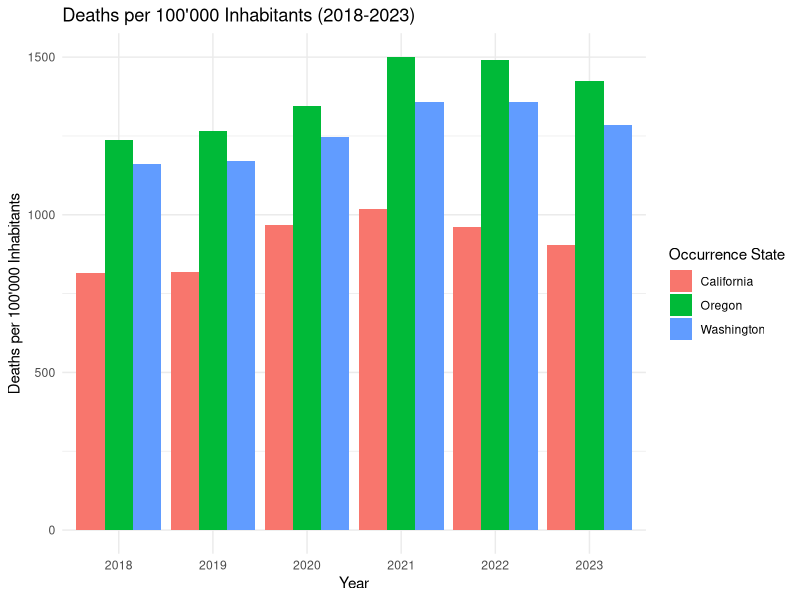
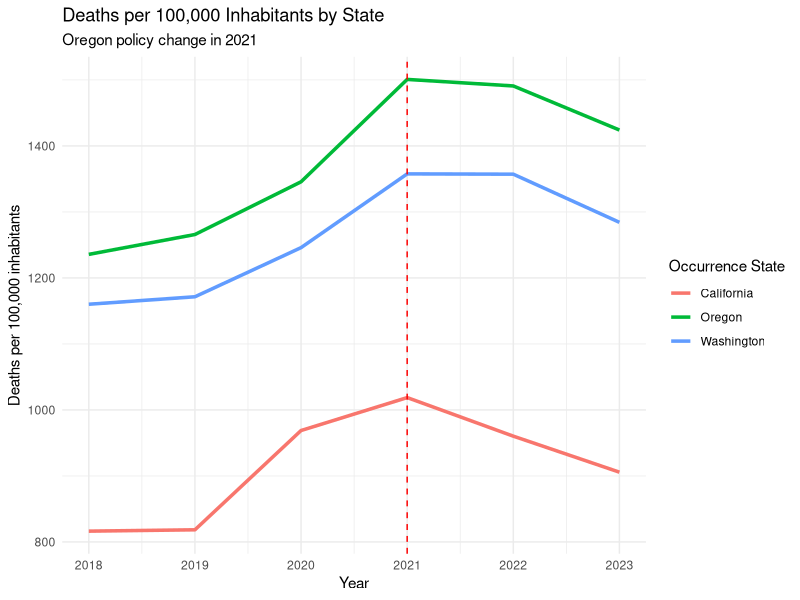
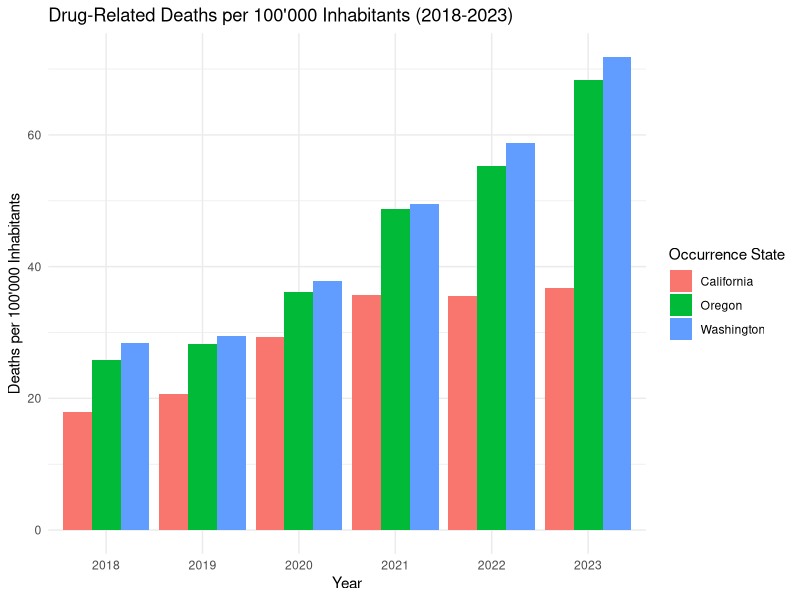
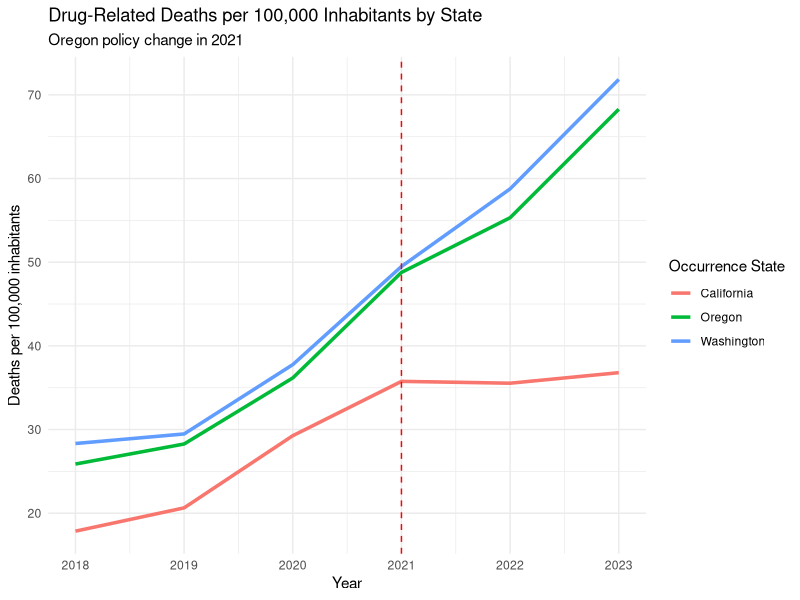
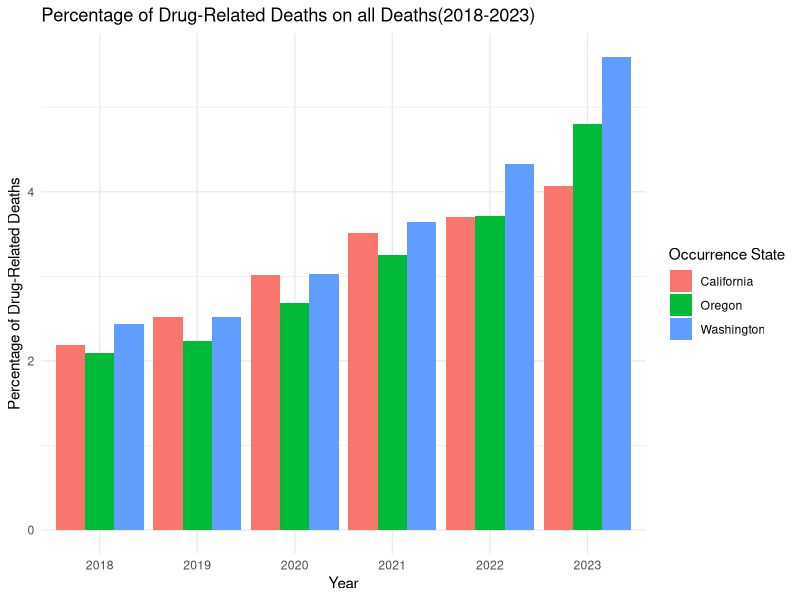
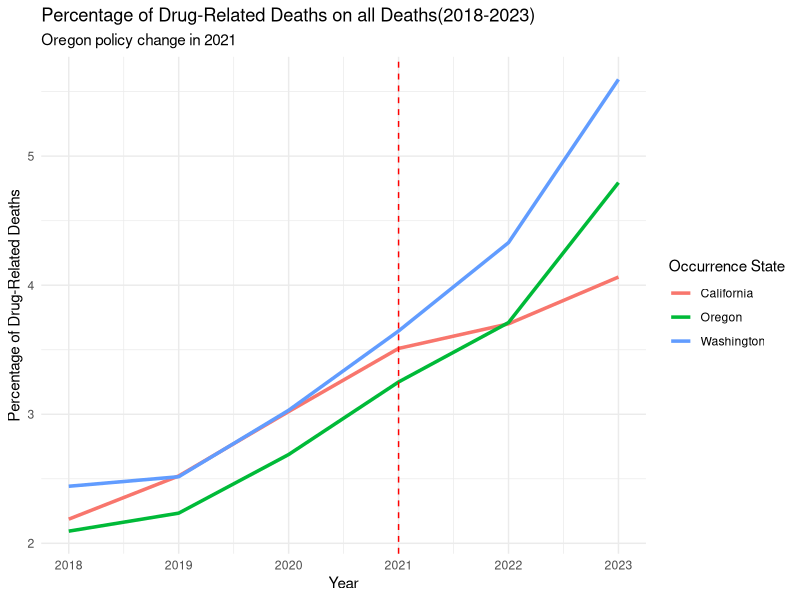
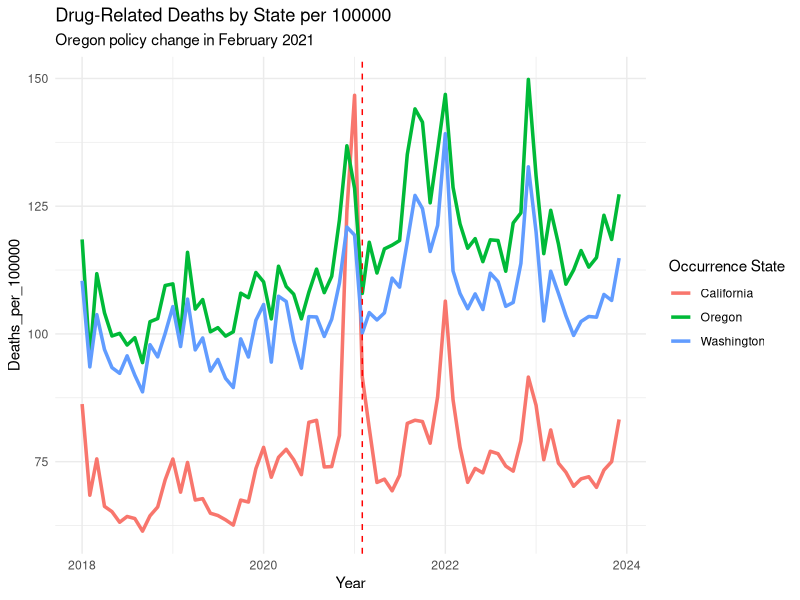
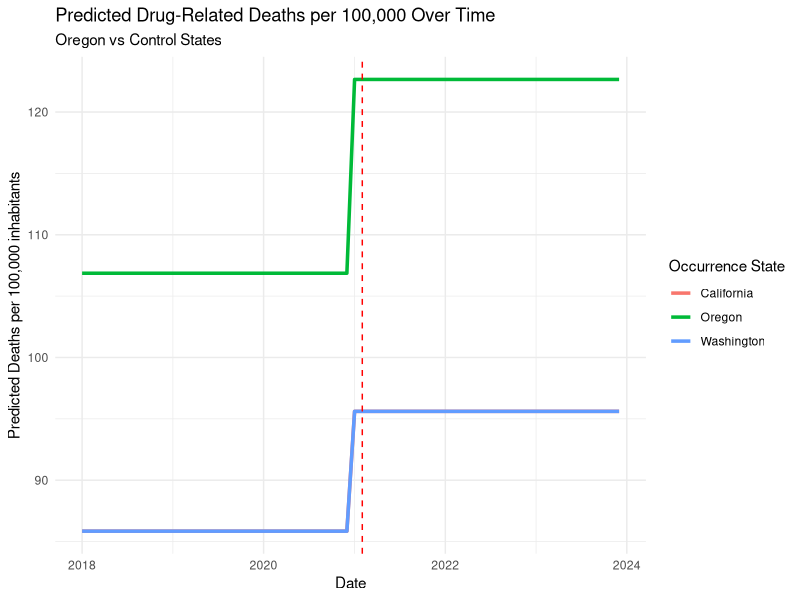

The R source for these figures, in order:
## ---- chunk 1
knitr::opts_chunk$set(echo = TRUE)
## ---- chunk 2
library(readxl)
library(dplyr)
library(zoo)
library(lubridate)
library(ggplot2)
library(tidyr)
library(lmtest)
library(sandwich)

#globally exclude code chunks from the output
knitr::opts_chunk$set(echo = FALSE)

#setting directory
#setwd(dirname(rstudioapi::getSourceEditorContext()$path))
getwd()
## ---- chunk 3
# load the relevant part of the Data set, exclude notes starting from row 4374
Data <- read_excel("data/Drug_related_Deaths_2018-2024.xlsx", n_max = 4374)


# Overview for the Data
head(Data, 10)
str(Data)

## ---- chunk 4
# Read population data from Excel file for each region

# Load the population data from the first range (D244:M244)
population_oregon_1 <- read_excel("data/Ca_Or_Wa Population 2010-23.xlsx", 
                                  sheet = "Oregon", 
                                  range = "D244:M244", 
                                  col_names = FALSE)  # Disable header reading

# Load the population data from the second range (Q244:T244)
population_oregon_2 <- read_excel("data/Ca_Or_Wa Population 2010-23.xlsx", 
                                  sheet = "Oregon", 
                                  range = "Q244:T244", 
                                  col_names = FALSE)  # Disable header reading

# Combine the two data frames (horizontally) into one row
population_oregon <- cbind(population_oregon_1, population_oregon_2)

# Manually set the column names (years 2010 to 2023)
colnames(population_oregon) <- 2010:2023



# Load the population data from the first range in California
population_california_1 <- read_excel("data/Ca_Or_Wa Population 2010-23.xlsx", 
                                  sheet = "California", 
                                  range = "D487:M487", 
                                  col_names = FALSE)  # Disable header reading

# Load the population data from the second range (Q487:T487)
population_california_2 <- read_excel("data/Ca_Or_Wa Population 2010-23.xlsx", 
                                  sheet = "California", 
                                  range = "Q487:T487", 
                                  col_names = FALSE)  # Disable header reading

# Combine the two data frames (horizontally) into one row
population_california <- cbind(population_california_1, population_california_2)

# Manually set the column names (years 2010 to 2023)
colnames(population_california) <- 2010:2023



# Load the population data from the first range in Washington
population_washington_1 <- read_excel("data/Ca_Or_Wa Population 2010-23.xlsx", 
                                  sheet = "Washington", 
                                  range = "D286:M286", 
                                  col_names = FALSE)  # Disable header reading

# Load the population data from the second range 
population_washington_2 <- read_excel("data/Ca_Or_Wa Population 2010-23.xlsx", 
                                  sheet = "Washington", 
                                  range = "Q286:T286", 
                                  col_names = FALSE)  # Disable header reading

# Combine the two data frames (horizontally) into one row
population_washington <- cbind(population_washington_1, population_washington_2)

# Manually set the column names (years 2010 to 2023)
colnames(population_washington) <- 2010:2023


# Combine population data into a single data frame with an added column for state
population_data <- bind_rows(
  population_oregon %>% mutate(State = "Oregon"),
  population_washington %>% mutate(State = "Washington"),
  population_california %>% mutate(State = "California")
)


# Remove the temporary variables from the environment
rm(population_oregon_1, population_oregon_2, population_washington_1, 
   population_washington_2, population_california_1, population_california_2,
   population_oregon, population_washington, population_california)

# Convert wide format to long format
population_data <- population_data %>%
  pivot_longer(cols = -State,    # All columns except 'State'
               names_to = "year",   # The new column for years
               values_to = "population_count")  # The new column for population counts

#Convert year collum to numeric
population_data$year <- as.numeric(population_data$year)  

## ---- chunk 5

# look into Notes
unique(Data$Notes)

# only NA's so we delete this column
Data <- Data %>% select(-Notes)

# look into Dates
unique(Data$Month)

# Delete Row Sep., 2024 since the data is not complete
Data <- Data[Data$Month != "Sep., 2024 (provisional and partial)", ]

# Create column Provisional (TRUE/FALSE) based on the col Month '(provisional)'
Data$Provisional <- grepl("\\(provisional\\)", Data$Month)

# Delete " (provisional)" from the Date
####Data$Month <- gsub(" \\(provisional\\)", "", Data$Month)

# Convert into Date Variable
####Data$Month <- as.yearmon(Data$Month, format = "%b., %Y")
Data <- Data %>%
  #mutate(`Month` = as.yearmon(`Month Code`, format = "%Y/%m"))
    mutate(`Month` = ym(`Month Code`))


#### look into Deaths
#### Data$Deaths

# count of "Suppressed"
sum(Data$Deaths == "Suppressed")

# Some of the numbers are "Suppressed" this means that there are between 1 and 9 cases
# To use Deaths as a number we can leave them as NA's or substitute by a random number between 1 and 9

# Set seed for reproducibility if needed
set.seed(23)  

# Replace "Suppressed" in the Death column with a random number between 1 and 9
Data$Deaths <- ifelse(Data$Deaths == "Suppressed", sample(1:9, sum(Data$Deaths == "Suppressed"), replace = TRUE), Data$Deaths)
Data$Deaths <- as.numeric(Data$Deaths)

summary(Data)
sum(Data$Deaths == "Suppressed")
# Delete all columns that end on Code, they are duplicates of the other columns
Data <- Data[, !grepl("Code$", names(Data))]

glimpse(Data)
## ---- chunk 6

# Filter the data for each complete years 2018 to 2023 
Data_18_23 <- Data %>%
  filter(`Month` >= ym("2018-01") & `Month` <= ym("2023-12"))

# Group the data by occurrence state and year, then sum deaths per year
Data_18_23 <- Data_18_23 %>%
  group_by(`Occurrence State`, year = year(`Month`)) %>%
  summarise(Deaths = sum(Deaths))

# Merge the death data with population data by state and year
Data_with_population <- Data_18_23 %>%
  left_join(population_data, by = c("Occurrence State" = "State", "year" = "year"))

# Calculate deaths per 100,000 inhabitants for each year
Data_with_population <- Data_with_population %>%
  mutate(Deaths_per_100000 = (Deaths / population_count) * 100000)


# Plot the number of deaths per 10,000 inhabitants for each year and state
ggplot(Data_with_population, aes(x = factor(year), y = Deaths_per_100000, fill = `Occurrence State`)) +
  geom_bar(stat = "identity", position = "dodge") +
  labs(title = "Deaths per 100'000 Inhabitants (2018-2023)",
       x = "Year",
       y = "Deaths per 100'000 Inhabitants") +
  theme_minimal()


# Plot the trends over time for each state per year
ggplot(Data_with_population, aes(x = year, y = Deaths_per_100000, color = `Occurrence State`)) +
  geom_line(linewidth = 1.2) +
  geom_vline(xintercept = 2021, linetype = "dashed", color = "red") +  # Mark the policy change
  labs(title = "Deaths per 100,000 Inhabitants by State",
       subtitle = "Oregon policy change in 2021",
       x = "Year", y = "Deaths per 100,000 inhabitants") +
  theme_minimal()
## ---- chunk 7

# Filter the data for each complete years 2018 to 2023 and make sure to use only durg induced cases
Data_18_23 <- Data %>%
  filter(`Month` >= ym("2018-01") & `Month` <= ym("2023-12") & `UCD - Drug/Alcohol Induced` == "Drug-induced causes")

# Group the data by occurrence state and year, then sum deaths per year
Data_18_23 <- Data_18_23 %>%
  group_by(`Occurrence State`, year = year(`Month`)) %>%
  summarise(Deaths = sum(Deaths))

# Merge the death data with population data by state and year
Data_with_population <- Data_18_23 %>%
  left_join(population_data, by = c("Occurrence State" = "State", "year" = "year"))

# Calculate deaths per 100,000 inhabitants for each year
Data_with_population <- Data_with_population %>%
  mutate(Deaths_per_100000 = (Deaths / population_count) * 100000)


# Plot the number of deaths per 10,000 inhabitants for each year and state
ggplot(Data_with_population, aes(x = factor(year), y = Deaths_per_100000, fill = `Occurrence State`)) +
  geom_bar(stat = "identity", position = "dodge") +
  labs(title = "Drug-Related Deaths per 100'000 Inhabitants (2018-2023)",
       x = "Year",
       y = "Deaths per 100'000 Inhabitants") +
  theme_minimal()


# Plot the trends over time for each state per year
ggplot(Data_with_population, aes(x = year, y = Deaths_per_100000, color = `Occurrence State`)) +
  geom_line(linewidth = 1.2) +
  geom_vline(xintercept = 2021, linetype = "dashed", color = "red") +  # Mark the policy change
  labs(title = "Drug-Related Deaths per 100,000 Inhabitants by State",
       subtitle = "Oregon policy change in 2021",
       x = "Year", y = "Deaths per 100,000 inhabitants") +
  theme_minimal()
## ---- chunk 8

# Filter the data for each complete years 2018 to 2023 and make sure to use only durg induced cases
Data_18_23 <- Data %>%
  filter(`Month` >= ym("2018-01") & `Month` <= ym("2023-12") & `UCD - Drug/Alcohol Induced` == "Drug-induced causes")

# Group the data by occurrence state and year, then sum deaths per year
Data_18_23 <- Data_18_23 %>%
  group_by(`Occurrence State`, year = year(`Month`)) %>% 
  summarise(Deaths = sum(Deaths))

all_deaths_18_23 <- Data %>%
  filter(`Month` >= ym("2018-01") & `Month` <= ym("2023-12"))%>%
  group_by(`Occurrence State`, year = year(`Month`)) %>% 
  summarise(Deaths = sum(Deaths))

Data_18_23$allDeaths <- all_deaths_18_23$Deaths

# Merge the death data with population data by state and year
Data_with_population <- Data_18_23 %>%
  left_join(population_data, by = c("Occurrence State" = "State", "year" = "year"))

# Calculate deaths per 100,000 inhabitants for each year
Data_with_population <- Data_with_population %>%
  mutate(Drugdeaths = (Deaths / allDeaths) * 100)

# View the result
print(Data_with_population)

# Plot the number of deaths per 10,000 inhabitants for each year and state
ggplot(Data_with_population, aes(x = factor(year), y = Drugdeaths, fill = `Occurrence State`)) +
  geom_bar(stat = "identity", position = "dodge") +
  labs(title = "Percentage of Drug-Related Deaths on all Deaths(2018-2023)",
       x = "Year",
       y = "Percentage of Drug-Related Deaths") +
  theme_minimal()


# Plot the trends over time for each state per year
ggplot(Data_with_population, aes(x = year, y = Drugdeaths, color = `Occurrence State`)) +
  geom_line(linewidth = 1.2) +
  geom_vline(xintercept = 2021, linetype = "dashed", color = "red") +  # Mark the policy change
  labs(title = "Percentage of Drug-Related Deaths on all Deaths(2018-2023)",
       subtitle = "Oregon policy change in 2021",
       x = "Year", y = "Percentage of Drug-Related Deaths") +
  theme_minimal()



## ---- chunk 9

# Filter the data for each complete month in 2018 to 2023 
Data_monthly <- Data %>%
  filter(`Month` >= ym("2018-01") & `Month` <= ym("2023-12"))

# Group the data by occurrence state and month, then sum deaths per month
Data_monthly <- Data_monthly %>%
  group_by(`Occurrence State`, year = year(`Month`), month = month(`Month`)) %>%
  summarise(Deaths = sum(Deaths))


# Merge the death data with population data by state and year
Data_monthly <- Data_monthly %>%
  left_join(population_data, by = c("Occurrence State" = "State", "year" = "year"))

# Calculate deaths per 100,000 inhabitants for each year
Data_monthly <- Data_monthly  %>%
  mutate(Deaths_per_100000 = (Deaths / population_count) * 100000)


# Create 'treatment' and 'post_policy' variables
Data_monthly <- Data_monthly %>%
  mutate(
    treatment = ifelse(`Occurrence State` == "Oregon", 1, 0),  # 1 for Oregon, 0 for California/Washington
    post_policy = ifelse(year >= 2021, 1, 0),  # 1 for years 2021 and later
    interaction = treatment * post_policy  # Interaction term for DiD
  )

# Create a new date column by combining year and month
Data_monthly <- Data_monthly %>%
  mutate(date = ym(paste(year, month, sep = "-")))  # Combine year and month into a date


# Difference-in-Differences (DiD) regression model with Deaths_per_100000

did_model <- lm(Deaths_per_100000 ~ treatment + post_policy + interaction, data = Data_monthly)
summary(did_model)

# Robust standard errors to handle heteroscedasticity
coeftest(did_model, vcov = vcovHC(did_model, type = "HC1"))

## ---- chunk 10

# Plot the trends over time for each state
ggplot(Data_monthly, aes(x = date, y = Deaths_per_100000, color = `Occurrence State`)) +
  geom_line(linewidth = 1.2) +
  geom_vline(xintercept = as.Date("2021-02-01"), linetype = "dashed", color = "red") +  # Mark the policy change
  labs(title = "Drug-Related Deaths by State per 100000",
       subtitle = "Oregon policy change in February 2021",
       x = "Year", y = "Deaths_per_100000") +
  theme_minimal()


# Generate predicted values based on the model
Data_monthly$predicted <- predict(did_model, newdata = Data_monthly)

# Visualize the predicted trends
ggplot(Data_monthly, aes(x = date, y = predicted, color = `Occurrence State`)) +
  geom_line(linewidth = 1.2) +
  geom_vline(xintercept = as.Date("2021-02-01"), linetype = "dashed", color = "red") +  # Mark the policy change
  labs(title = "Predicted Drug-Related Deaths per 100,000 Over Time",
       subtitle = "Oregon vs Control States",
       x = "Date", y = "Predicted Deaths per 100,000 inhabitants") +
  theme_minimal()
## ---- chunk 11
# Regression Discontinuity Analysis: To further validate the DiD results

# Filter the data for the entire period from 2018 to 2023
Data_RD <- Data_monthly %>%
  filter(date >= as.Date("2018-01-01") & date <= as.Date("2023-12-01") & `Occurrence State` == "Oregon")

# Create a binary variable for the policy change
Data_RD <- Data_RD %>%
  mutate(policy_change = ifelse(date >= as.Date("2021-02-01"), 1, 0))

# Fit a regression model to estimate the effect of the policy change
rd_model <- lm(Deaths_per_100000 ~ policy_change, data = Data_RD)
summary(rd_model)

# Robust standard errors to handle heteroscedasticity
coeftest(rd_model, vcov = vcovHC(rd_model, type = "HC1"))

# Plot the regression discontinuity analysis
ggplot(Data_RD, aes(x = date, y = Deaths_per_100000, color = as.factor(policy_change))) +
  geom_line(linewidth = 1.2) +
  geom_vline(xintercept = as.Date("2021-02-01"), linetype = "dashed", color = "red") +  # Mark the policy change
  # Legend
  scale_color_manual(values = c("0" = "blue", "1" = "red"), labels = c("Before Policy", "After Policy")) +
  labs(title = "Regression Discontinuity Analysis",
       subtitle = "Effect of Oregon Policy Change in 2021 (Oregon Only)",
       x = "Date", y = "Deaths per 100,000 inhabitants") +
  theme_minimal()
